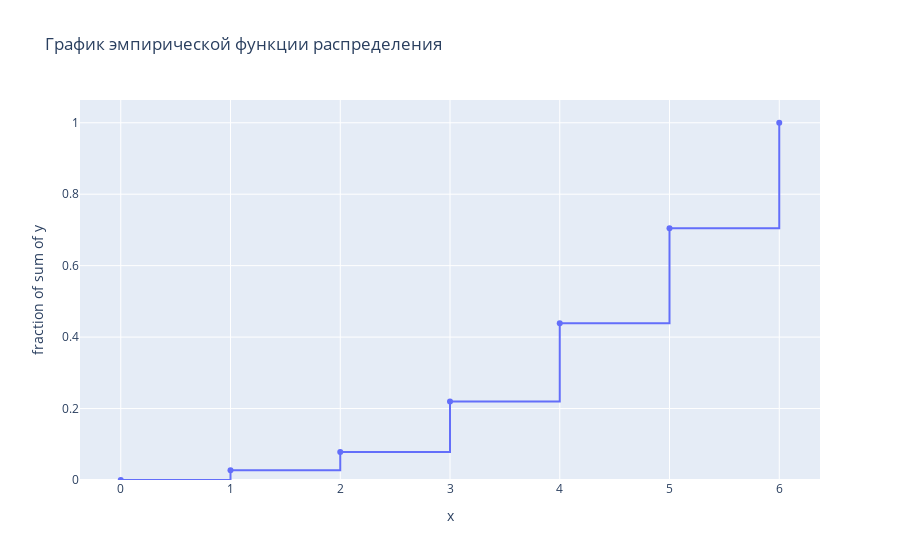

The cell this chart's notebook holds for it:
### Markdown cell above
### График эмпирической функции распределения

### Code cell
px.ecdf(x=emp_func.columns.values.tolist(), y=emp_func.values.tolist()[0], markers=True, ecdfmode="standard",
        title='График эмпирической функции распределения')

### Figure 1 — Plotly figure (JSON) as saved in the notebook; plotly's stock layout.template omitted (floating-point values rounded to 4 significant figures)
{"data": [{"hovertemplate": "x=%{x}<br>fraction of sum of y=%{y}<extra></extra>", "legendgroup": "", "line": {"dash": "solid", "shape": "hv"}, "marker": {"color": "#636efa", "symbol": "circle"}, "mode": "markers+lines", "name": "", "orientation": "v", "showlegend": false, "x": ["0", "1", "2", "3", "4", "5", "6"], "xaxis": "x", "y": [0.0, 0.02743, 0.07806, 0.2194, 0.4388, 0.7046, 1.0], "yaxis": "y", "type": "scatter"}], "layout": {"xaxis": {"anchor": "y", "domain": [0.0, 1.0], "title": {"text": "x"}}, "yaxis": {"anchor": "x", "domain": [0.0, 1.0], "title": {"text": "fraction of sum of y"}, "rangemode": "tozero"}, "legend": {"tracegroupgap": 0}, "title": {"text": "График эмпирической функции распределения"}}}
